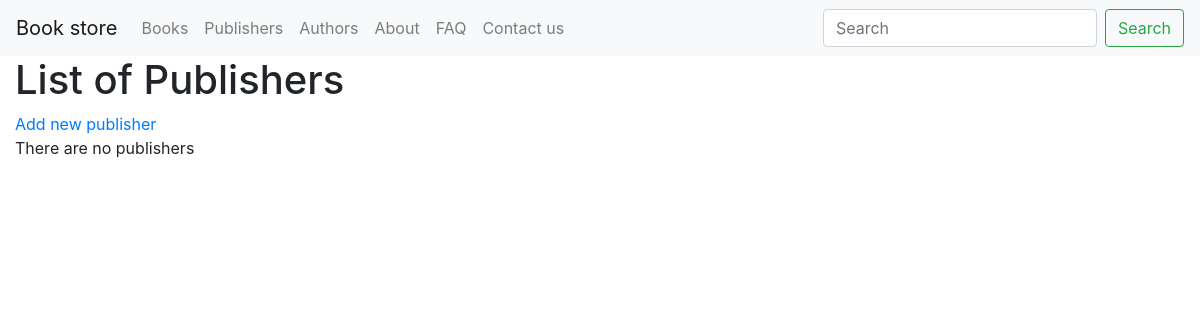
Before: /publisher/all/ with the older database file.
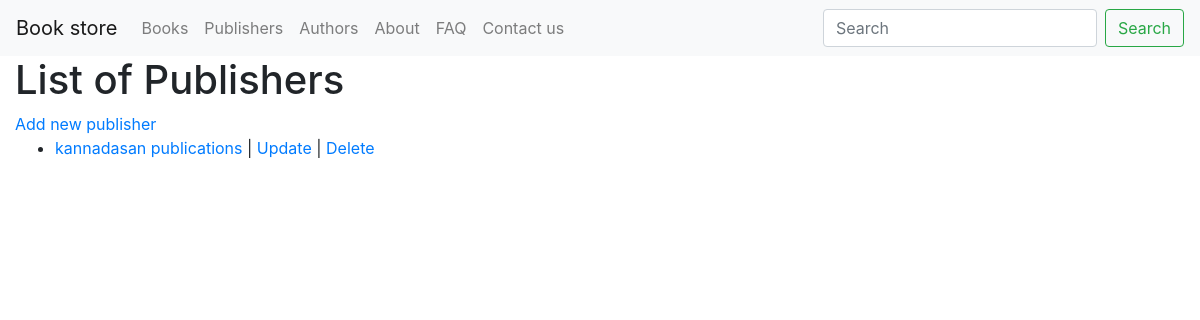
After: the same page with the newer database file.
### publisher/models.py (models this page shows, shortened)
class Publisher(models.Model):
	name = models.CharField(max_length = 100)
	address_line = models.CharField(max_length = 200)
	city = models.CharField(max_length = 200)
	district = models.ForeignKey(District, related_name='publisherDistrict', on_delete=models.CASCADE, null=True, blank=True)
	state = models.ForeignKey(State, related_name='publisherState', on_delete=models.CASCADE, null=True, blank=True)
	country = models.ForeignKey(Country, related_name='publisherCountry', on_delete=models.CASCADE, null=True, blank=True)
	pincode = models.CharField(max_length = 200)
	slug = AutoSlugField(unique = True, populate_from='name', db_index=True, editable = True, null=True, blank=True)
	created_by = models.TextField(null=True, blank=True) # User related
	updated_by = models.TextField(null=True, blank=True) # User related
	created_on = models.DateTimeField(auto_now_add=True)
	last_updated_on = models.DateTimeField(auto_now=True)
	objects = PublisherManager()
	class Meta:
		pass
	def get_absolute_url(self):
		return reverse("publisher:publisher_detail", args=[str(self.slug)])
	def get_update_url(self):
		return reverse("publisher:publisher_update", args=[str(self.slug)])

### publisher/views.py (the view)
# urls.py: path('all/', PublisherListView.as_view(), name='publisher_list'),
class PublisherListView(ListView):
    model = Publisher
    context_object_name = 'publisher_list'
    template_name = 'publisher/publisher_list.html'

### templates/publisher/publisher_list.html
{% extends "base.html" %}
{% block content %}
    <h1>List of Publishers</h1>
<a href="{% url 'publisher:publisher_create' %}">Add new publisher</a>
    {% if publisher_list %}
    <ul>
      {% for publisher in publisher_list %}
      <li>
        <a href="{{ publisher.get_absolute_url }}">{{ publisher.name }}</a> | <a href="{{ publisher.get_update_url }}">Update</a> | <a href="{% url 'publisher:publisher_delete' publisher.slug %}">Delete</a>
      </li>
      {% endfor %}
    </ul>
    {% else %}
      <p>There are no publishers</p>
    {% endif %}
{% endblock %}

Changed rows visible on the page:
added Publisher: name "kannadasan publications"
Other visible differences:
text no longer shown: "There are no publishers"
